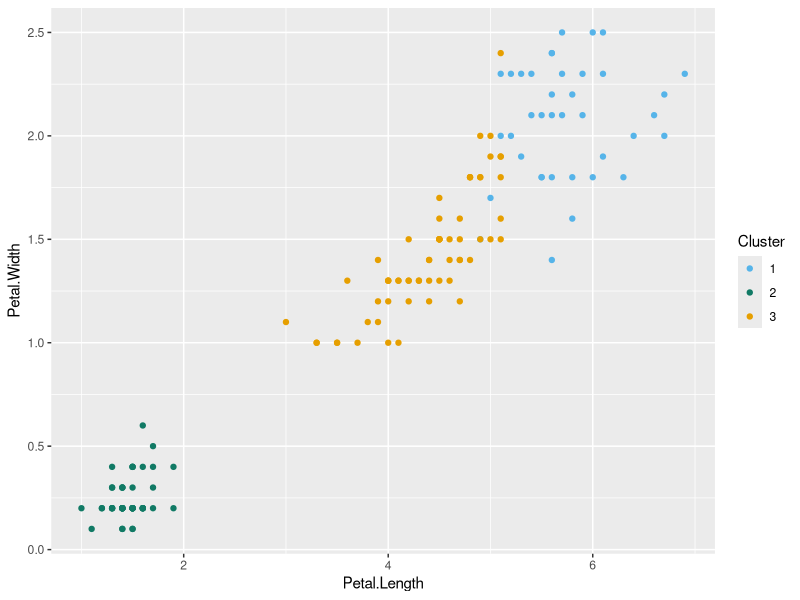
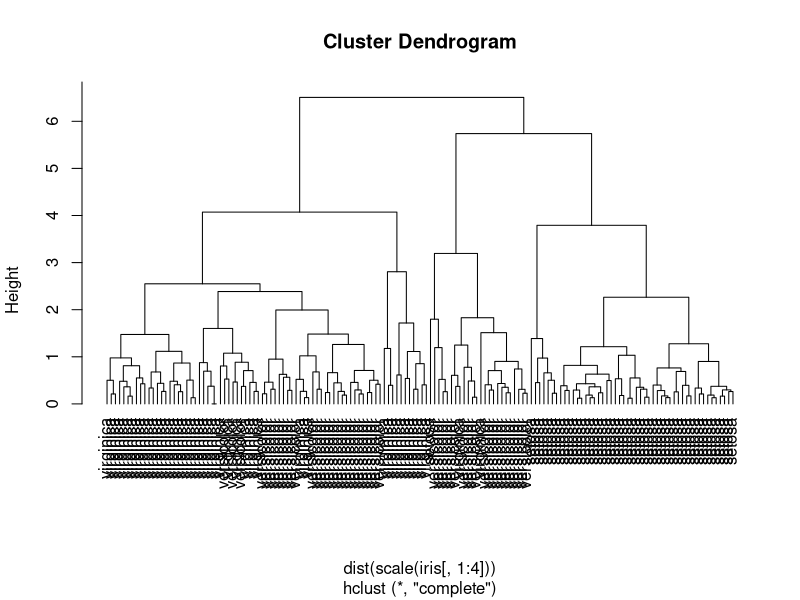
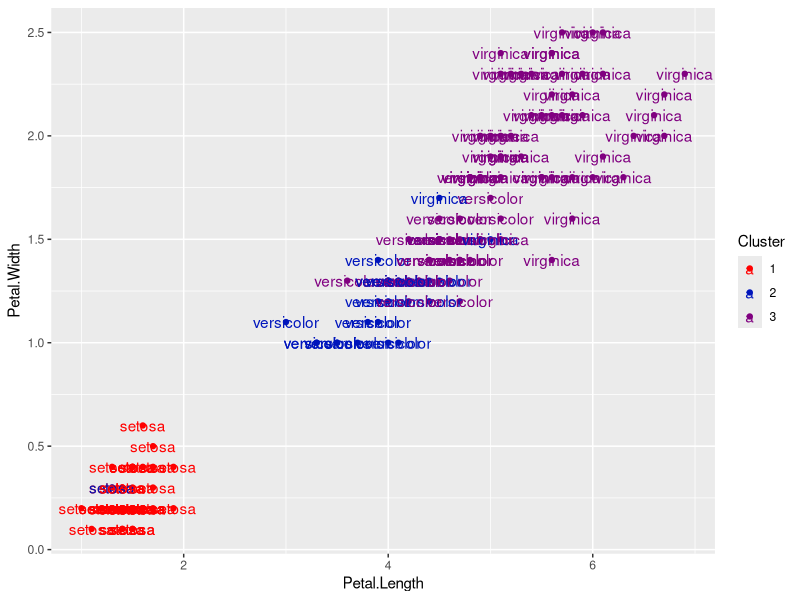
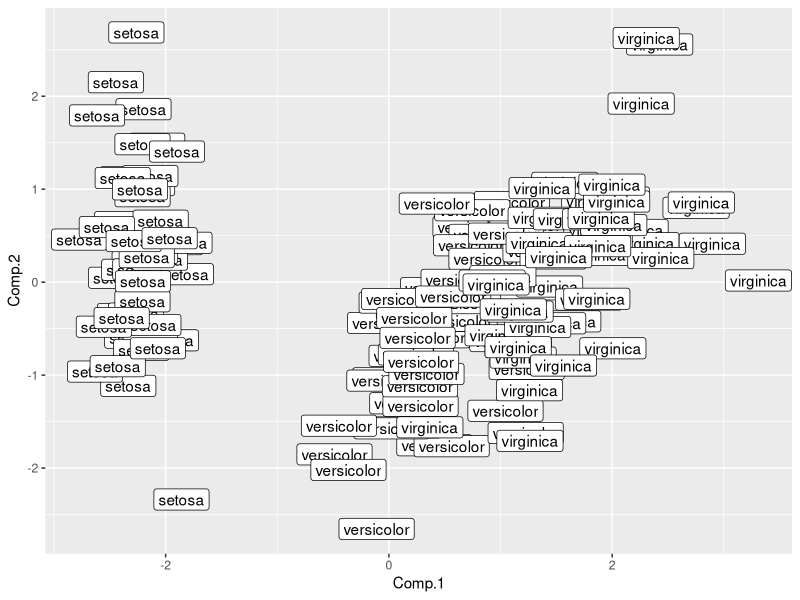

R code for these plots, in order:
## ---- chunk 1
knitr::opts_chunk$set(echo = TRUE)
library(tidyverse)
data("iris")
## ---- chunk 2
view(iris)
## ---- chunk 3
k3clusters = kmeans(iris[,1:4],centers=3)
k3clusters$cluster
## ---- chunk 4
table(k3clusters$cluster, iris$Species)
## ---- chunk 5
iris$Cluster3Final = k3clusters$cluster
ggplot(iris, aes(x = Petal.Length, y = Petal.Width, color=as.factor(Cluster3Final)))+geom_point()+scale_color_manual(values=c("#56B4E9","#117A65","#E69F00"),name="Cluster")
## ---- chunk 6
iris_hc = hclust(dist(scale(iris[,1:4])), method="complete")
plot(iris_hc, hang=-1, labels=iris$Species)
## ---- chunk 7
cluster1 = cutree(iris_hc, h=5)
table(cluster1)
## ---- chunk 8
iris$ClusterHC3=cluster1
ggplot(iris,
       aes(x = Petal.Length, y = Petal.Width, label=Species, color=as.factor(ClusterHC3)))+
  geom_point()+
  geom_text()+
  scale_color_manual(name="Cluster",values=c("#FF0000","#0015BC", "#800080"))
## ---- chunk 9
table(iris$ClusterHC3, iris$Species)
## ---- chunk 10
iris_pca = princomp(iris[,1:4], cor = TRUE)
summary(iris_pca)
iris_pca$loadings[,1:2]
## ---- chunk 11
irisPC = cbind(iris, iris_pca$scores[,1:2])
ggplot(irisPC, aes(x = Comp.1, y = Comp.2, label = Species)) +
  geom_point(shape = 1) +
  geom_label()
## ---- chunk 12
kmeans_pca = kmeans(irisPC[,c("Comp.1", "Comp.2")], centers=3)
irisPC$ClusterPCA = kmeans_pca$cluster
table(irisPC$ClusterPCA, irisPC$Species)
## ---- chunk 13
correct_kmeans = 50 + 48 + 36  
error_rate_kmeans = (150 - correct_kmeans) / 150
error_rate_kmeans

correct_hierarchical = 49 + 21 + 48  
error_rate_hierarchical = (150 - correct_hierarchical) / 150
error_rate_hierarchical

correct_pca = 50 + 39 + 36 
error_rate_pca = (150 - correct_pca) / 150
error_rate_pca
